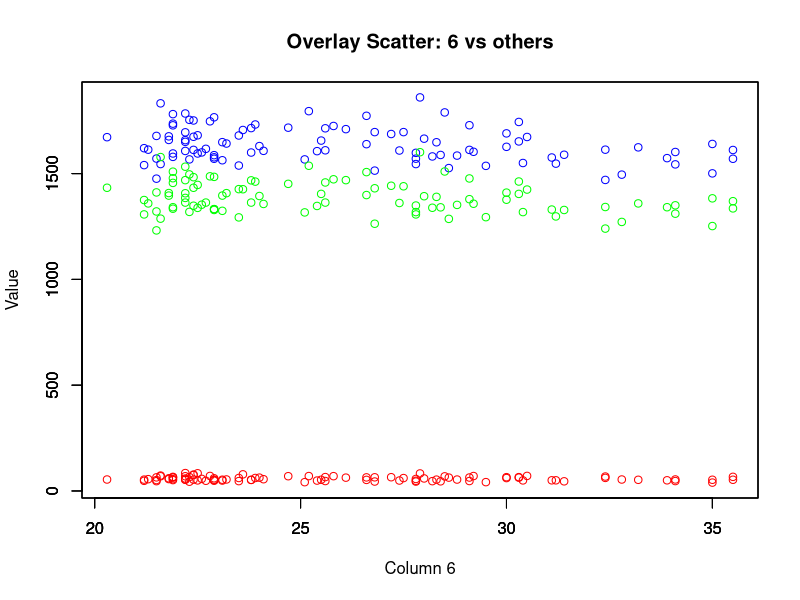

Reproduce this figure in R.
# データ読み込み
Body <- read.table("SampleData03_forR2.csv", header=TRUE, sep=",")

# ★ ここを自由に変更
x_col <- 6                 # x軸
y_cols <- c(7,8,9)         # 重ねる3つ（合計4項目）

# PDF出力
pdf("figs_9_14.pdf")

# データ取得
x <- Body[, x_col]
y_list <- Body[, y_cols]

# 色リスト（必要なら増やせる）
colors <- c("red","blue","green","orange")

# 1つ目（ベース）
plot(x, y_list[,1],
     col=colors[1],
     xlab=paste("Column", x_col),
     ylab="Value",
     main=paste("Overlay Scatter:", x_col, "vs others"),
     xlim=range(x),
     ylim=range(y_list))

# 2個目以降を重ねる
for(i in 2:ncol(y_list)){
  par(new=TRUE)
  plot(x, y_list[,i],
       col=colors[i],
       xlab="", ylab="",
       xlim=range(x),
       ylim=range(y_list))
}

# 保存
dev.off()
